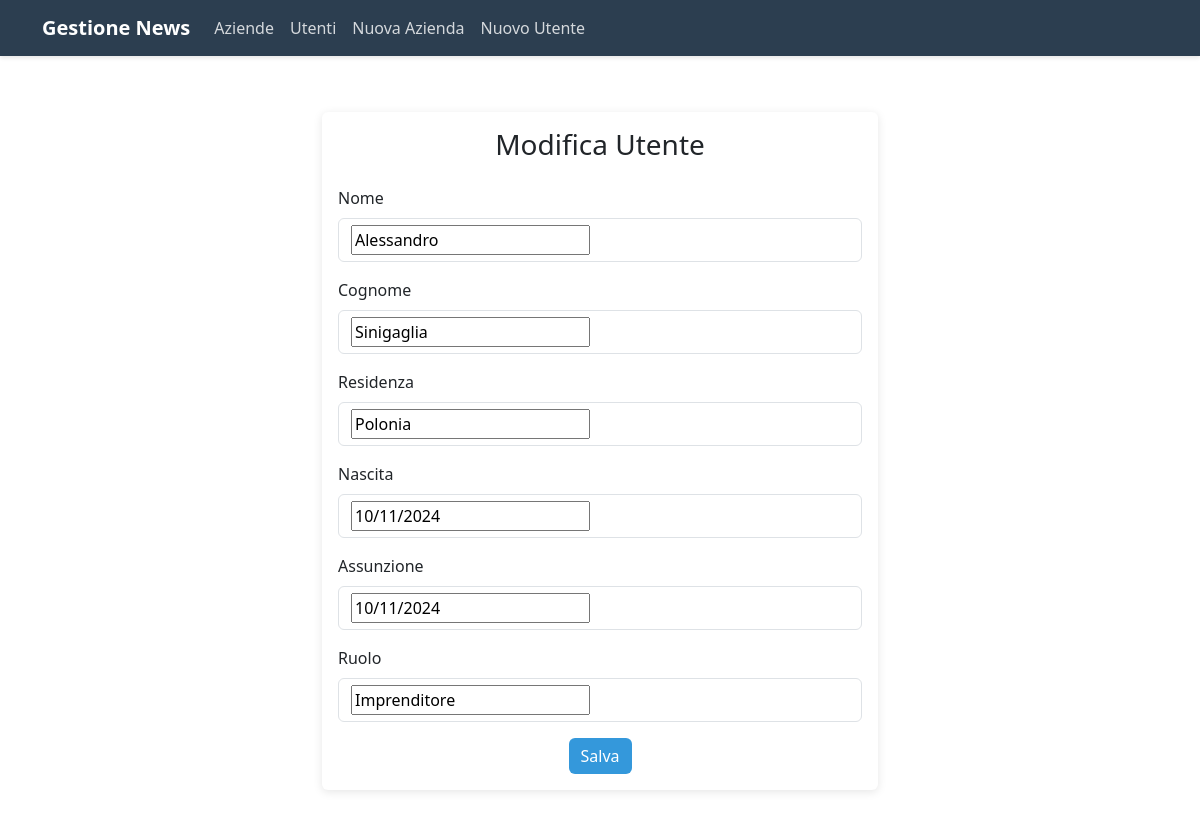
Screenshot of /aziende/ModificaUtente/1/edit/ with the database file from the repository.
### News/models.py (models this page shows, shortened)
class Utente(models.Model):
    nome = models.CharField(max_length=25, blank=False)
    cognome = models.CharField(max_length=25, blank=False)
    residenza = models.CharField(max_length=25, blank=False)
    nascita = models.DateField(auto_now_add=False)
    assunzione = models.DateField(auto_now_add=False)
    ruolo = models.CharField(max_length=50)
    class Meta:
        verbose_name = 'Utente'
        verbose_name_plural = 'Utenti'

### News/views.py (the view)
# urls.py: path('ModificaUtente/<int:pk>/edit/', UtenteUpdateViews.as_view(), name='update-utente'),
class UtenteUpdateViews(UpdateView):
    model = Utente
    form_class = InsertUtente
    template_name = 'News/InsertUtente.html'
    success_url = reverse_lazy('utenti')

### News/forms.py
class InsertUtente(ModelForm):
    class Meta():
        model = Utente
        fields = "__all__"

### News/templates/News/InsertUtente.html (shortened to what this page needs)
{% extends 'News/base.html' %}
{% block content %}
<div class="row justify-content-center">
    <div class="col-md-8 col-lg-6">
        <div class="card">
            <div class="card-body">
                <h3 class="card-title text-center mb-4">
                    {% if form.instance.pk %}Modifica Utente{% else %}Inserisci Nuovo Utente{% endif %}
                </h3>
                <form method="post">
                    {% for field in form %}
                    <div class="mb-3">
                        <label class="form-label">{{ field.label }}</label>
                        <div class="form-control">
                            {{ field }}
                        </div>
                    </div>
                    {% endfor %}
                    <div class="text-center">
                        <button type="submit" class="btn btn-primary">Salva</button>
                    </div>
                </form>
            </div>
        </div>
    </div>
</div>
{% endblock %}

### News/templates/News/base.html (style rules this page uses)
:root { --primary-color: #2c3e50; --secondary-color: #3498db; }
.card { border: none; box-shadow: 0 2px 10px rgba(0,0,0,0.1); transition: transform 0.3s ease; }
.btn-primary { background-color: var(--secondary-color); border: none; }
.form-control { margin-bottom: 1rem; }

### rows the page displays
Utente: form "Alessandro" "Sinigaglia" "Polonia" "10/11/2024" "10/11/2024" "Imprenditore"

### other values shown
{{ field.label }} "Nome" "Cognome" "Residenza" "Nascita" "Assunzione" "Ruolo"
